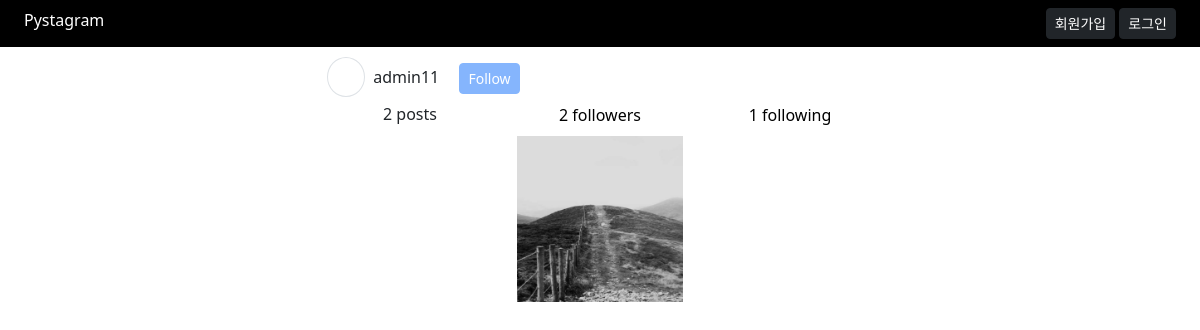
The app's page /profile/admin11/ with its own data.
### member/models.py (models this page shows, shortened)
class User(AbstractBaseUser):  # 기본 기능은 상속받아서 사용
    email = models.EmailField(
        verbose_name='email',
        unique = True
    )
    is_active = models.BooleanField(default = False) # 기본적으로 비활성화 시켜놓고 확인 후 활성화
    is_admin = models.BooleanField(default = False)  # admin 기능
    nickname = models.CharField('nickname', max_length=20, unique=True)
    following = models.ManyToManyField(
        'self', symmetrical=False, related_name='followers',
        through='UserFollowing', through_fields=('from_user', 'to_user')
    )  # 'self' User가 User를 받을 수 없어서 self사용
    objects = UserManager()  # 메니져는 UserManager()
    USERNAME_FIELD = 'email'  # 기본 유저네임(아이디)를 email로 지정
    EMAIL_FIELD = 'email'
    REQUIRED_FIELDS = []
    class Meta:
        verbose_name = '유저'
        verbose_name_plural = f'{verbose_name} 목록'

### post/models.py (models this page shows, shortened)
class PostImage(TimestampModel):
    post = models.ForeignKey(Post, on_delete=models.CASCADE, related_name='images')  # related_name='postimage_set'이 기본값
    image = models.ImageField('이미지', upload_to='post/%Y/%m/%d')  # 이미지 경로가 post/년/월/일
    class Meta:
        verbose_name = '이미지'
        verbose_name_plural = '이미지 목록'

### member/views.py (the view)
# urls.py: path('<str:slug>/', views.UserProfileView.as_view(), name='detail'),
class UserProfileView(DetailView):
    model = User
    template_name = 'profile/detail.html'
    slug_field = 'nickname'
    slug_url_kwarg = 'slug'
    queryset = User.objects.all().prefetch_related("post_set", "post_set__images", "following", "followers")  # post의 이미지를 불러올때 __사용
    def get_context_data(self, **kwargs):
        data = super().get_context_data(**kwargs)
        if self.request.user.is_authenticated:
            data['is_follow'] = UserFollowing.objects.filter(
                to_user = self.object,
                from_user = self.request.user
            )
        return data

### templates/profile/detail.html (shortened to what this page needs)
{% extends 'base.html' %}
{% load humanize %}
{% block style %}
    <link rel="stylesheet" href="https://cdn.jsdelivr.net/npm/swiper@11/swiper-bundle.min.css"/>
{% endblock %}
{% block content %}
    <div class="row">
        <div class="col-10 offset-1 col-lg-6 offset-lg-3">
            <div>
                <span class="p-2 border rounded-circle me-2">
                    <i class="fa-solid fa-user" style="width:16px; padding-left: 3px;"></i>
                </span>
                {{ object.nickname }}
                {% if object != request.user %}
                <form action="{% url 'profile:follow' object.pk %}" method="post" class="d-inline">
                    <button class="btn btn-primary btn-sm opacity-50 ms-3">
                        {% if is_follow %}
                            Unfollow
                        {% else %}
                            Follow
                        {% endif %}
                    </button>
                </form>
                {% endif %}
            </div>
            <div class="row mt-2">
                <div class="col-4 text-center">{{ object.post_set.count | intcomma }} posts</div>
                <div class="col-4 text-center">
                    <button class="border-0 bg-transparent" data-bs-toggle="modal" data-bs-target="#followers-modal">
                        {{ object.followers.count | intcomma }} followers
                    </button>
                </div>
                <div class="col-4 text-center">
                    <button class="border-0 bg-transparent" data-bs-toggle="modal" data-bs-target="#following-modal">
                        {{ object.following.count | intcomma }} following
                    </button>
                </div>
            </div>
            <div class="row mt-2">
                {% for post in object.post_set.all %}
                    <div class="col-4">
                        <div class="swiper">
                            <div class="border-1 swiper-wrapper">
                            {% for post_image in post.images.all %}
                                <div class="swiper-slide">
                                    <img class="img-fluid post-image" src="{{ post_image.image.url }}" alt="">
                                </div>
                            {% endfor %}
                            </div>
                        </div>
                    </div>
                {% endfor %}
            </div>
        </div>
    </div>
{% endblock %}

### static/css/my_style.css (style rules this page uses)
.post-image { aspect-ratio: 1 / 1; object-fit: cover; }

### records on screen
User: nickname "admin11", post_set.count "2", followers.count "2", following.count "1"
PostImage: image (picture)
